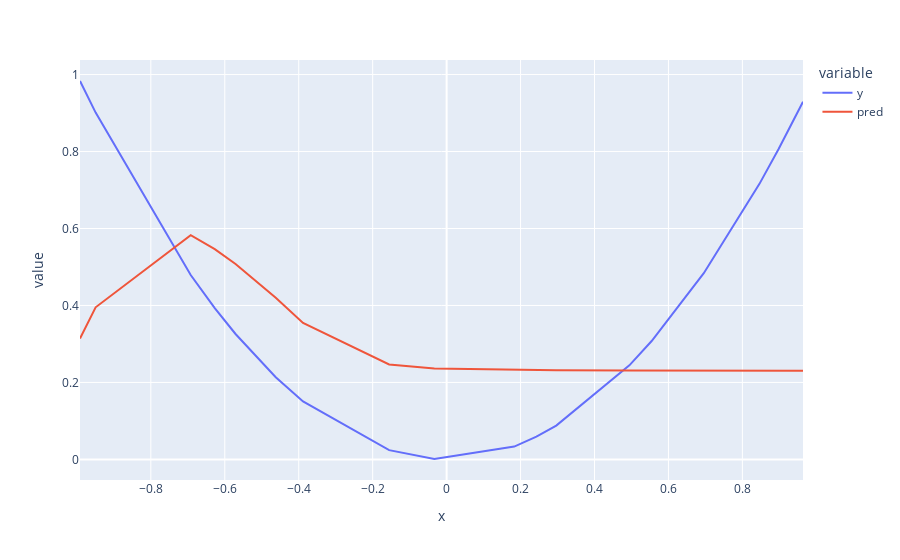

Here is the notebook cell this chart was saved with:
### Code cell
test['pred'] = mlp.predict(x_test.to_frame()).apply(lambda x: x[0])
px.line(test.sort_values('x'), x='x', y=['y',  'pred'])

### Figure 1 — Plotly figure (JSON) as saved in the notebook; plotly's stock layout.template omitted (floating-point values rounded to 4 significant figures)
{"data": [{"hovertemplate": "variable=y<br>x=%{x}<br>value=%{y}<extra></extra>", "legendgroup": "y", "line": {"color": "#636efa", "dash": "solid"}, "marker": {"symbol": "circle"}, "mode": "lines", "name": "y", "orientation": "v", "showlegend": true, "type": "scatter", "x": [-0.9916, -0.9648, -0.9493, -0.6922, -0.6271, -0.5709, -0.4621, -0.3883, -0.1554, -0.03317, 0.1829, 0.2429, 0.2965, 0.4943, 0.5127, 0.5546, 0.6956, 0.8458, 0.898, 0.9639], "xaxis": "x", "y": [0.9832, 0.9309, 0.9011, 0.4791, 0.3932, 0.3259, 0.2136, 0.1508, 0.02416, 0.001101, 0.03346, 0.05901, 0.08794, 0.2444, 0.2628, 0.3076, 0.4838, 0.7153, 0.8064, 0.9292], "yaxis": "y"}, {"hovertemplate": "variable=pred<br>x=%{x}<br>value=%{y}<extra></extra>", "legendgroup": "pred", "line": {"color": "#EF553B", "dash": "solid"}, "marker": {"symbol": "circle"}, "mode": "lines", "name": "pred", "orientation": "v", "showlegend": true, "type": "scatter", "x": [-0.9916, -0.9648, -0.9493, -0.6922, -0.6271, -0.5709, -0.4621, -0.3883, -0.1554, -0.03317, 0.1829, 0.2429, 0.2965, 0.4943, 0.5127, 0.5546, 0.6956, 0.8458, 0.898, 0.9639], "xaxis": "x", "y": [0.3143, 0.3659, 0.3952, 0.5826, 0.5464, 0.5077, 0.4202, 0.3546, 0.2466, 0.2365, 0.2321, 0.2317, 0.2315, 0.231, 0.2309, 0.2309, 0.2308, 0.2307, 0.2307, 0.2307], "yaxis": "y"}], "layout": {"legend": {"title": {"text": "variable"}, "tracegroupgap": 0}, "margin": {"t": 60}, "xaxis": {"anchor": "y", "domain": [0, 1], "title": {"text": "x"}}, "yaxis": {"anchor": "x", "domain": [0, 1], "title": {"text": "value"}}}}
